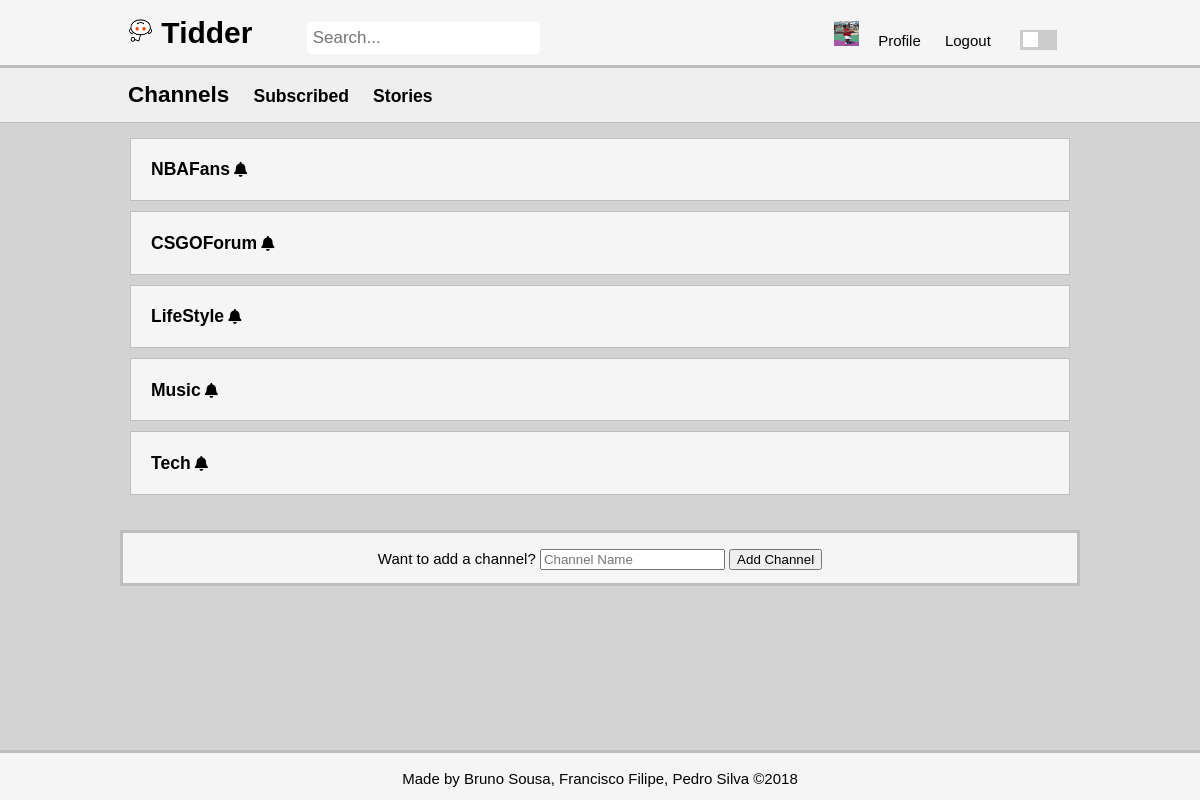
/pages/channels.php (signed in), run on the app's committed database.
### tables this page shows
CREATE TABLE channel(
	channel_id INTEGER NOT NULL PRIMARY KEY AUTOINCREMENT,
	channel_name VARCHAR NOT NULL UNIQUE
);

### pages/channels.php (called while the page is built, shortened)
<?php
	include_once('../templates/tpl_common.php');
	include_once('../templates/tpl_channels.php');
	include_once('../database/db_channel.php');
	$channels = getAllChannels();
	if(isset($_SESSION["user_id"])){
		for($i = 0; $i < count($channels); $i++)
		{
			$found = false;
			if($found)
				$channels[$i]["subscribed"] = true;
			else $channels[$i]["subscribed"] = false;
		}
	}
	draw_channels($channels);
?>

### database/db_channel.php (called while the page is built, shortened)
<?php
	function getAllChannels() {
		$db = Database::instance()->db();
		$stmt = $db->prepare('SELECT * FROM channel');
		$stmt->execute();
		return $stmt->fetchAll();
	}
?>

### templates/tpl_channels.php (the view, shortened to what this page needs)
<?php
	function draw_channels($channels){
		?>
		<section id="stories" class = "secondary">
			<header class = "secondary-header">
				<div class = "container">
					<h2>Channels</h2>
					<h3><a href="stories.php?subscribed=true">Subscribed</a></h3>
					<h3><a href="stories.php">Stories</a></h3>
				</div>
			</header>
			<div class = "container">
				<ol>
				<?php
					foreach($channels as $channel)
						draw_channel($channel);
				?>
				</ol>
			</div>
		<?php if((isset($_SESSION['user_id']))) { ?>
			<footer class = "secondary-footer">
				<div class = "container addChannel">
					<p>Want to add a channel?</p>
					<form method="post" action="../actions/action_add_channel.php">
						<input type="text" name="name" placeholder="Channel Name" required>
						<input type="submit" value="Add Channel">
					</form>
				</div>
			</footer>
		<?php }
	}
	function draw_channel($channel){ ?>
		<li>
			<div class="channel">
			<h3><a href="stories.php?channel=<?=$channel['channel_name']?>"><?=htmlentities($channel['channel_name'])?></a></h3>
			<?php if(isset($_SESSION['user_id'])) {
					if($channel["subscribed"]) { ?>
						<div class="unsubscribe" role="button" data-id="<?=$channel['channel_id']?>"><i class="fas fa-bell-slash"></i></div>
					<?php } else { ?>
						<div class="subscribe" role="button" data-id="<?=$channel['channel_id']?>"><i class="fas fa-bell"></i></div>
					<?php }
				} ?>
			</div>
		</li>
	<?php }
		global $channel_name;?>

### css/style.css (style rules this page uses)
html, body { height: 100%; margin: 0; }
body { background-color: var(--main-bg); font: 15px/1.5 Arial, Helvetica, sans-serif; padding: 0; position: relative; }
h2, h3, h5,p { color: var(--main-font-color); }
.container { width: 80%; margin: 0px auto; overflow: hidden; min-height: 100%; position: relative; }
footer { background-color: var(--writing-bg); border-top: var(--border-color) 3px solid; height:50px; text-align: center; color: var(--main-font-color); }
a { color: var(--main-font-color); text-decoration: none; }
ol { list-style-type: none; padding: 0; }
header { background-color: var(--writing-bg); color: var(--main-font-color); padding: 10px; border-bottom: var(--border-color) 3px solid; }
.secondary-header { background-color: var(--secondary-writing-bg); border-bottom: var(--border-color) 1px solid; }
.secondary-header h3, .secondary-header h2 { display: inline-block; padding-right: 20px; margin: 0; }
.addChannel * { display: inline-block; }
.channel { background-color: var(--writing-bg); margin: 10px; padding-left: 20px; border: 1px solid var(--border-color); }
.channel * { display: inline-block; }
.secondary-footer { margin: 20px 10%; border: var(--border-color) 3px solid; }

### css/color.css (style rules this page uses)
:root { --grey-shade-0: #f9f9f9; --grey-shade-1: #f5f5f5; --grey-shade-1-5: #efefef; --grey-shade-2: #d3d3d3; --grey-shade-3: #bebebe; --grey-shade-4: #a9a9a9; --grey-shade-5: #808080; --grey-shade-6: #505050; --grey-shade-7: #303030; --grey-shade-7-5: #a79e9e; --grey-shade-8: #3b3737; --grey-shade-9: #928d88; --grey-shade-10: #bebebe; }
body.light { --main-bg: var(--grey-shade-2); --hover-bg: var(--grey-shade-2); --writing-bg: var(--grey-shade-1); --secondary-writing-bg: var(--grey-shade-1-5); --border-color: var(--grey-shade-3); --main-font-color: black; --secondary-font-color: var(--grey-shade-5); --icon-color: var(--grey-shade-4); --button-color: var(--grey-shade-3); --button-color-hover: var(--grey-shade-5); }

### data on the page
channel: channel_name "NBAFans"
channel: channel_name "CSGOForum"
channel: channel_name "LifeStyle"
channel: channel_name "Music"
channel: channel_name "Tech"
